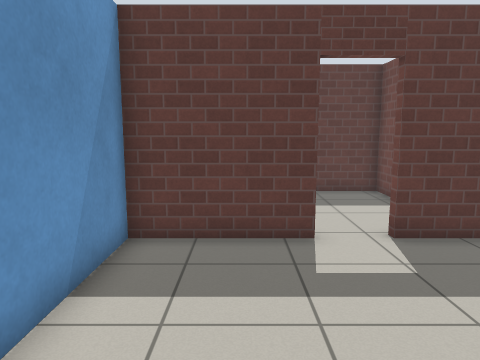
View 1 (above)

18 first-person views from a walk through a world built for the Gazebo simulator. The camera is 1.2 m above the floor, tilts 8° down and sees 70° across. The lines on the ground mark 1 m squares. The floor is counted in squares, 0.5 m on a side. Each view is taken from the middle of a square. On the plan, view 1 faces up. The plan holds only what a view shows up to about 19 squares ahead; the rest is blank. The place goes on beyond the plan. The robots in the file are not drawn. Simple patterns stand in for the simulator's built-in surfaces. Simple shapes stand in for some stock models.

View 2
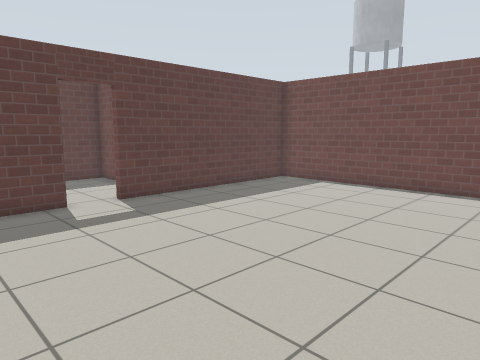

View 3
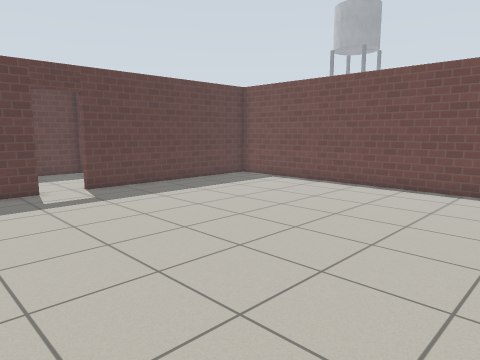

View 4
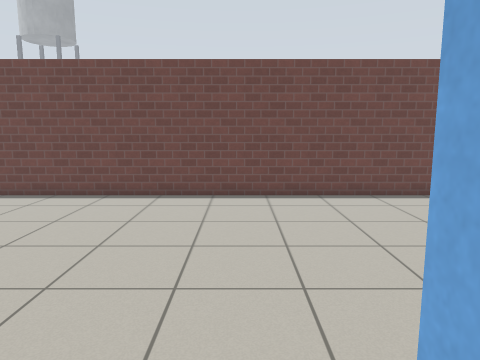

View 5
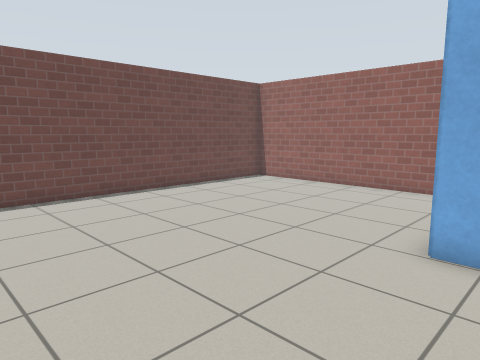

View 6
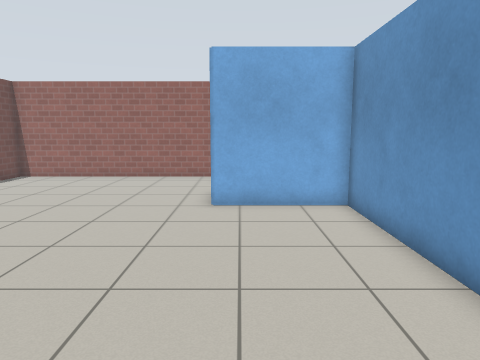

View 7
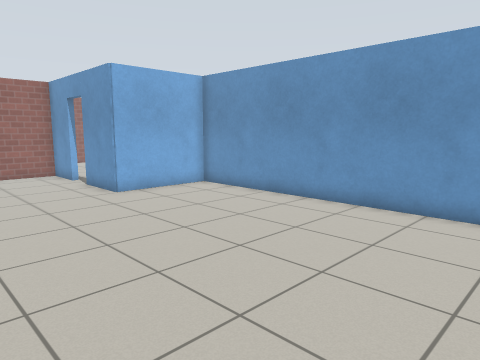

View 8
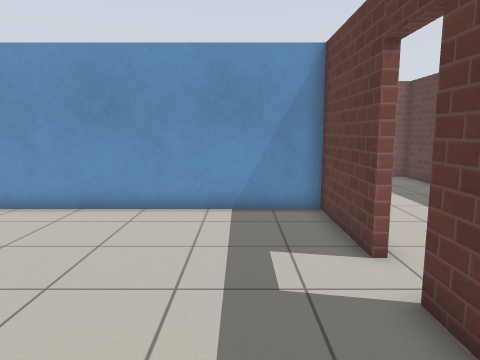

View 9
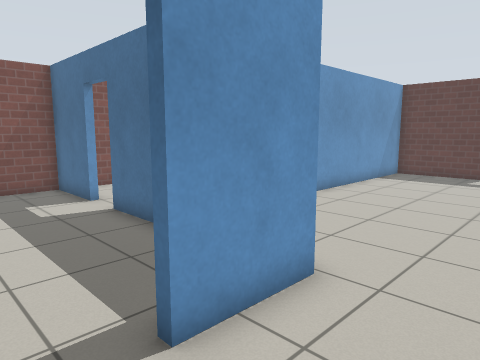

View 10
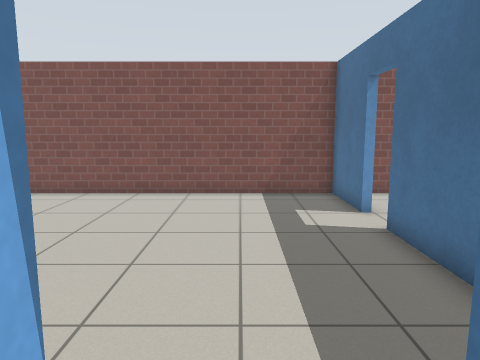

View 11
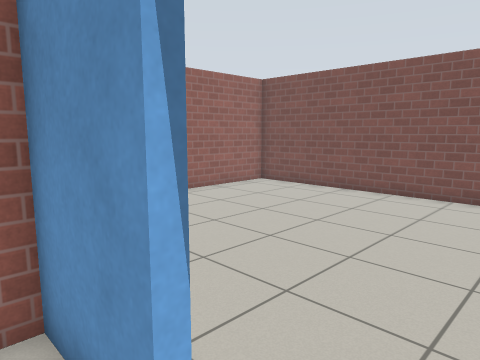

View 12
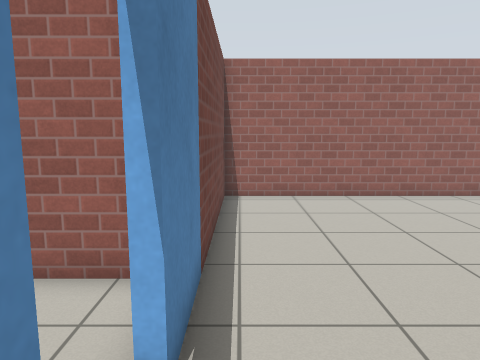

View 13
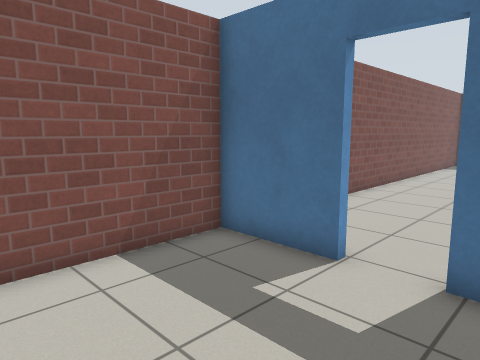

View 14
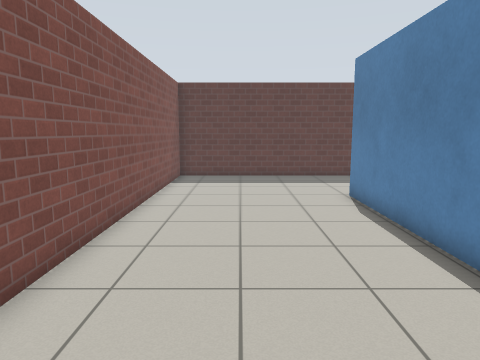

View 15
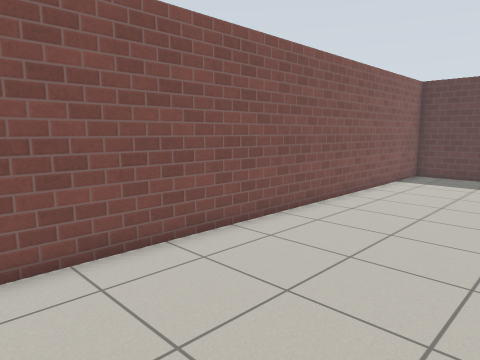

View 16
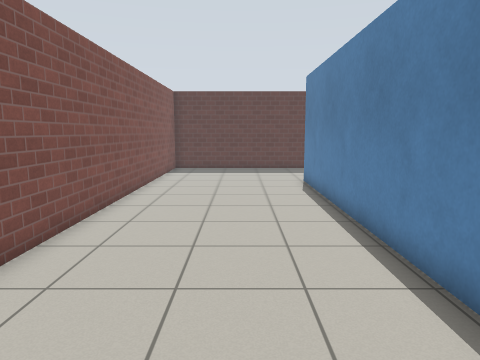

View 17
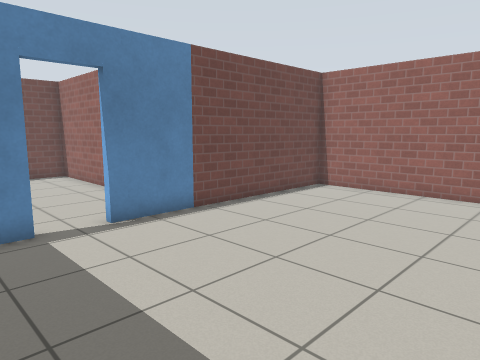

View 18
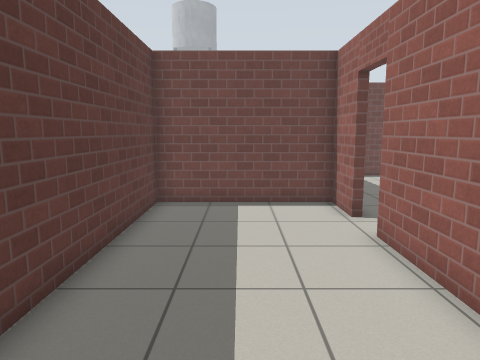

### Floor plan
Points are (right, up) in squares from view 1. A wall is a line through its corners. A room is listed if a view was taken in it or the views show most of it. See-through windows are left out.
Room 1 (views 1, 2, 3, 4, 5, 6, 7, 8, 9, 10, 11)
walls: (2, -12.8) (2, -15.4) (12.9, -15.4) (12.9, 7.5) (3.4, 7.5); (1.7, 7.5) (-2.5, 7.5) (-2.5, -8.1) (2, -8.1) (2, -11.1)
ways out: open door at (2, -11.5) to room 2; open door at (2.5, 8) to room 3
Room 2 (views 12, 13, 16, 17)
walls: (-2, -8.4) (-5.4, -8.4); (1.7, -11.1) (1.7, -10.4); (-7, -8.4) (-10.3, -8.4) (-10.3, -22.8) (1.7, -22.8) (1.7, -12.8)
ways out: open door at (2, -11.5) to room 1; open door at (-6.5, -8) to room 3
Room 3 (views 14, 15, 18)
walls: (-1.8, 7.8) (1.7, 7.8); (3.4, 7.8) (5.6, 7.8) (5.6, 13.8) (-10.3, 13.8) (-10.3, -6.9); (-2.8, -4.8) (-2.8, 7.9)
ways out: open door at (2.5, 8) to room 1; open door at (-6.5, -8) to room 2

Positions as (right, up) in squares from view 1, and headings:
1: (0, 0), facing up
2: (-2, -4), facing up-right
3: (-2, -7), facing up-right
4: (0, -7), facing right
5: (0, -1), facing down-right
6: (1, 3), facing down
7: (8, 5), facing down-left
8: (8, 5), facing left
9: (5, -13), facing up-left
10: (3, -12), facing left
11: (3, -11), facing down-left
12: (1, -10), facing down
13: (-4, -14), facing up-left
14: (-7, -5), facing up
15: (-4, -6), facing up-left
16: (-6, -9), facing up
17: (-7, -9), facing down-right
18: (-6, 11), facing right
